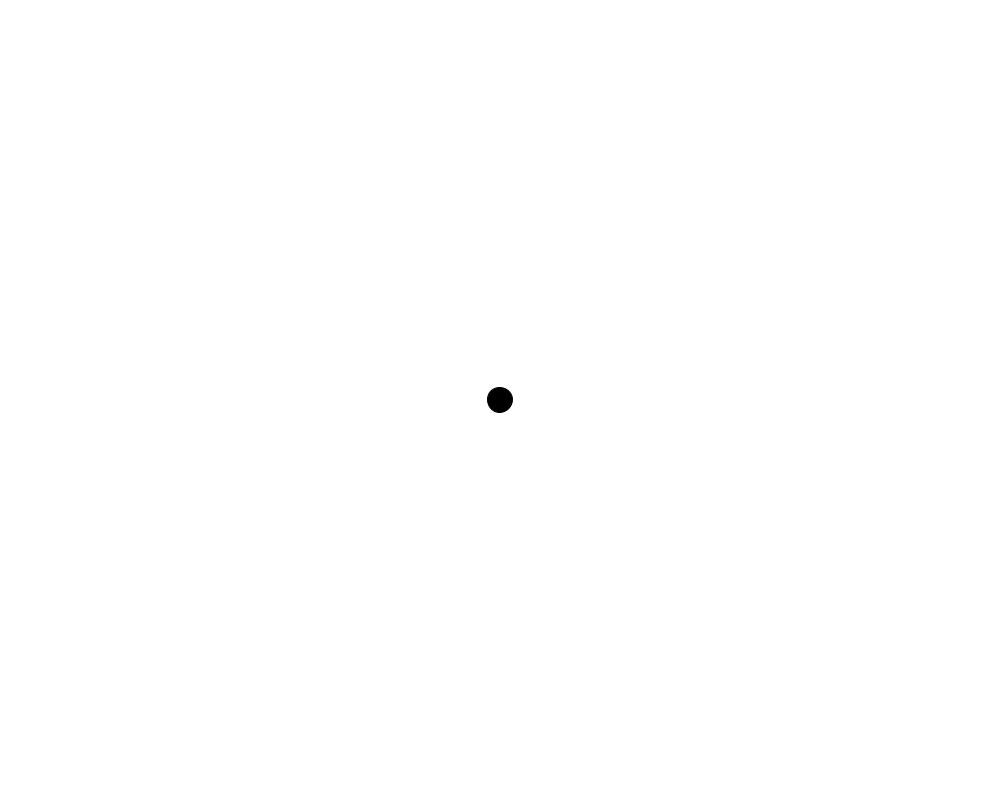
Frame 1 (no input)
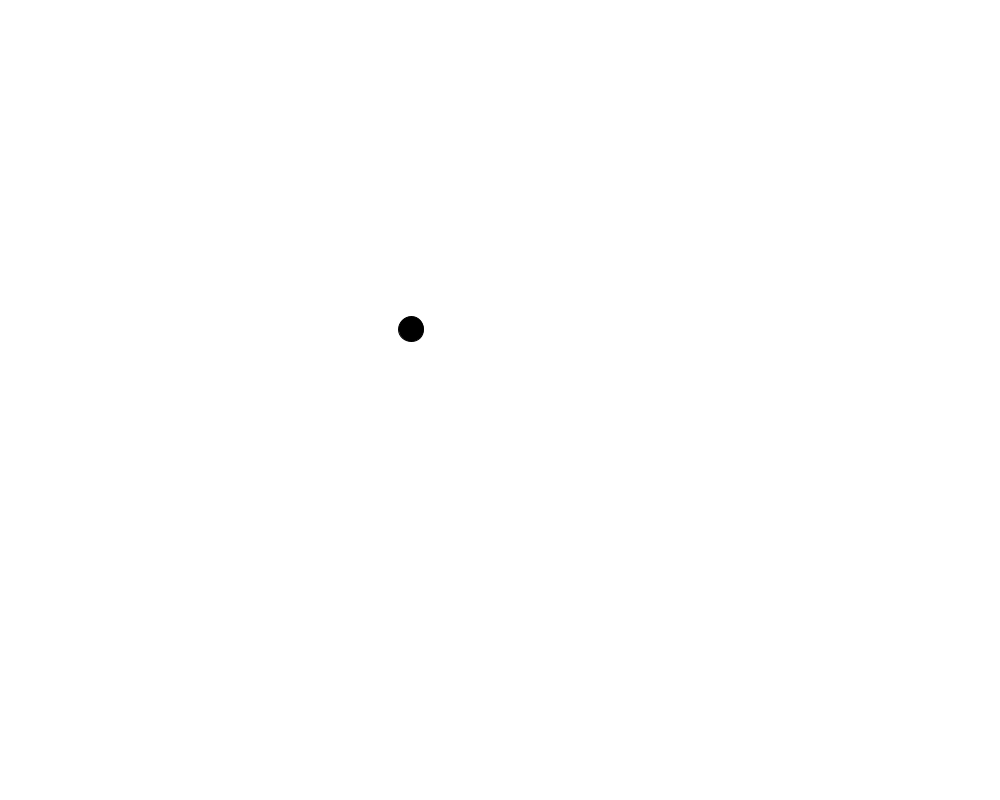
Frame 60 (the mouse pressed at the canvas centre just before this capture)
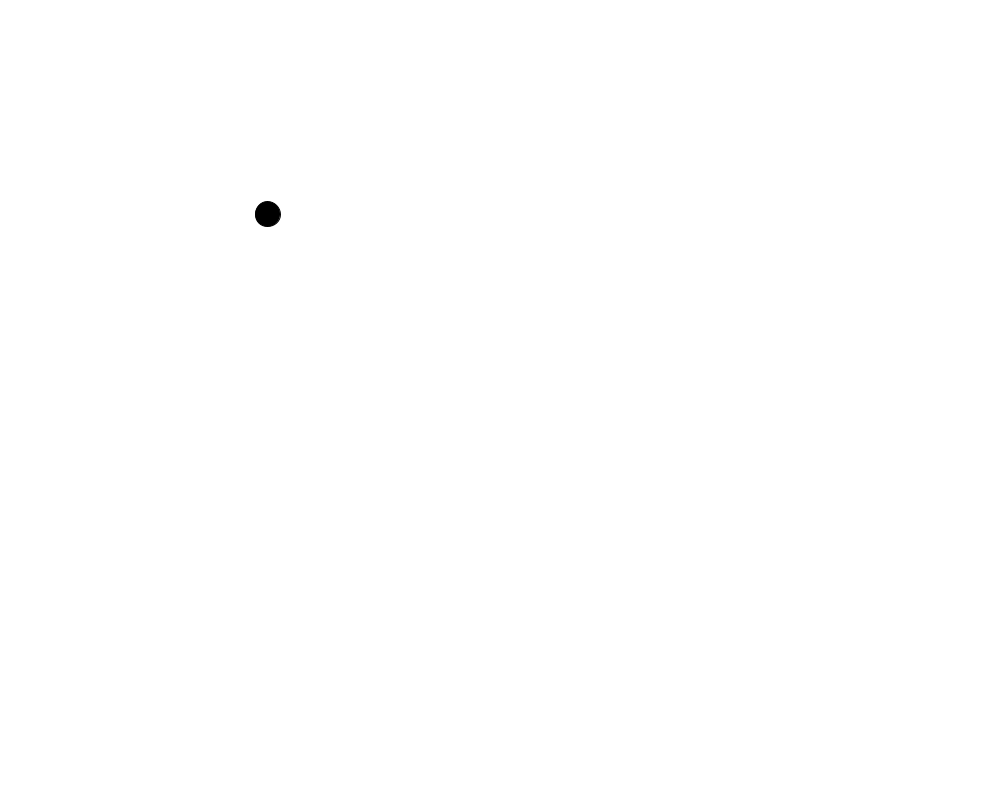
Frame 120 (the mouse held since frame 60 and released just before this capture)

The Processing sketch that drew these frames (run headless with seeded random() and noise(); from frame 60 on, the mouse is pressed at the canvas centre):

// Processing sketch: The_interaction_of_Mouse_Ball
// ── The_interaction_of_Mouse_Ball.pde
Walker walker;
void setup()
{
  size(1000,800);
  walker = new Walker();
}

void draw()
{
  walker.update();
  walker.display();
}
// ── Walker.pde
class Walker
{
 PVector location;
 PVector velocity;
 PVector acceleration;
 Walker()
 {
   location = new PVector(width/2,height/2);
   velocity = new PVector(0,0);
   acceleration = new PVector(0,0);
 }
 
 void update()
 {
   PVector mouse = new PVector(mouseX,mouseY);
   PVector direction = PVector.sub(mouse,location);
   float distance = direction.mag();
   float setOff = map(distance,0,width,0,0.1);
   direction.normalize();
   acceleration = PVector.mult(direction,setOff);
   velocity.add(acceleration);
   location.add(velocity);
 }
 
 void display()
 {
   background(255);
   fill(0);
   ellipse(location.x,location.y,25,25);
 }
 
}
